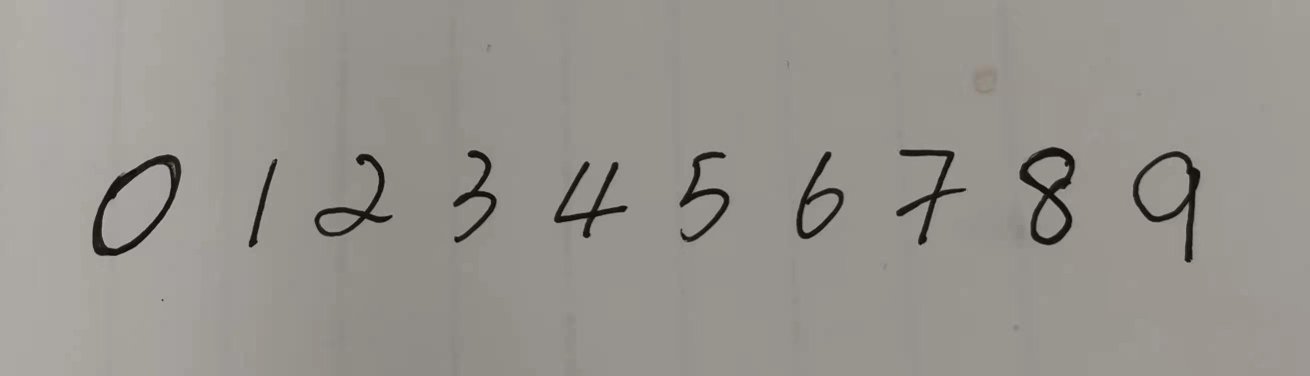
#> input picture plate46.jpg, 2620 x 752 px, found by its file name (shown at 1/2 size)
$ jupyter execute --allow-errors NumDectStage1_ProcessRealImage.ipynb   (shell and % lines are left out)
#> lines starting #> are read from the running program, lines starting #| are printed output that depends on the picture; after the words box and inside, x2 and y2 are one past the last pixel; in counts of white or black regions, pixels touching at a corner belong together
### split_img.py
import numpy as np

def image_split_column(img:np.ndarray)->list:
    '''
    Function description:
    Splite the image by column. Calculate the number of elements with a value of 255 in each column.
    When the number of 255 changes from zero to non-zero, it indicates the beginning of the digits area. Use startList to record the starting column index.
    When the number of 255 changes from non-zero to zero, it indicates the end of the digits area. Use endList to recorder the end column index.
    Use flag to represent the current state, outside or inside the digits area.

    parameters
        img: input image to be splited by column.
        return: output image after splited by column. It is a list and its elements are np.ndarray.
    '''

    # find out the number of columns in the original image
    # create a list to record the number of elements with a value of 255 in each column
    column = img.shape[1]
    columnHist = np.zeros(column)

    # count the number of elements with a value of 255 in each column and record it in columnHist
    for i in range(column):
        columnHist[i] = np.sum(img[:,i]==255,dtype=np.uint8)

    # initialize the variables
    flag = 0
    startList = []
    endList = []
    columnHistLength = len(columnHist)

    # find out the start column and the end column by detect the change in rowHist
    for i in range(0,columnHistLength):
        if flag == 0 and columnHist[i]!=0:
            startList.append(i)
            flag = 1
            continue
        if flag == 1 and columnHist[i]==0:
            endList.append(i)
            flag = 0
            continue
        continue

    if len(startList)!=len(endList):
        l = min(len(startList),len(endList))
        startList = startList[0:l]
        endList = endList[0:l]

    # following the startList and the endList, split the digits area from the original image.
    # there maybe several areas.
    imgList = []
    for i in range(0,len(startList)):
        temp = img[:,startList[i]-8:endList[i]+8]
        imgList.append(temp)
    return imgList

def image_split_row(img:np.ndarray)->list:
    '''
    Function description:
    Splite the image by row. Calculate the number of elements with a value of 255 in each row.
    When the number of 255 changes from zero to non-zero, it indicates the beginning of the digits area. Use startList to record the starting row index.
    When the number of 255 changes from non-zero to zero, it indicates the end of the digits area. Use endList to recorder the end row index.
    Use flag to represent the current state, outside or inside the digits area.

    parameters
        img: input image to be splited by row.
        return: output image after splited by row. It is a list and its elements are np.ndarray.
    '''

    # find out the number of rows in the original image
    # create a list to record the number of elements with a value of 255 in each row
    row = img.shape[0]
    rowHist = np.zeros(row)

    # count the number of elements with a value of 255 in each row and record it in rowHist
    for i in range(row):
        rowHist[i] = np.sum(img[i,:]==255)

    # initialize the variables
    flag = 0
    startList = []
    endList = []
    rowHistLength = len(rowHist)

    # your work here
    # find out the start row and the end row by detect the change in rowHist
    # you may need a loop structure
    ##################
    # Your code here #
    for i in range(0,rowHistLength):
        if flag == 0 and rowHist[i]!=0:
            startList.append(i)
            flag = 1
            continue
        if flag == 1 and rowHist[i]==0:
            endList.append(i)
            flag = 0
            continue
        continue

    ##################

    if len(startList)!=len(endList):
        l = min(len(startList),len(endList))
        startList = startList[0:l]
        endList = endList[0:l]

    # following the startList and the endList, split the digits area from the original image.
    # there maybe several areas.
    imgList = []
    for i in range(0,len(startList)):
        temp = img[startList[i]-8:endList[i]+8,:]
        imgList.append(temp)
    return imgList

### NumDectStage1_ProcessRealImage.ipynb
In this module, we will use the training set generated in *CreateTrainSet* to recognize handwritten digits.
Before recognition, we need to do certain preprocessing of the image, including converting the image into a binary one and segmentation

Initialize the environment.

[cell 1]
# number detected related
import cv2
import os
import numpy as np
import math
from lib import imshow
import random
# camera related
from picamera import PiCamera, Color
from time import sleep
import time
import RPi.GPIO as GPIO


# get the project path
PRJ_PATH = os.getcwd()
# OPENCV_data.npz
TRAIN_DATA_NAME = "OPENCV_data.npz"

<mark style=background-color:yellow>We set up a circuit which can control the electrical level of GPIO.7 (input,board pin 7) and GPIO.1 (output,board pin 12) with a botton.
First, we open the PiCamera and choose the file "plate46.jpg" to store the pihcture we take.
Then we set the parameters of the camera including brightness, contrast, resolution and ISO speed.
Start preview with camera.start_preview(). Move the camera to locate it correctly for capturing.
Set the level of input(GPIO.7) as 0 and initialize the output as 1 with GPIO.setup(channel,GPIO.IN,pull_up_down=GPIO.PUD_DOWN) and GPIO.setup(channel,GPIO.OUT,initial=True)
When we press the botton to connect input and output, there's a rise of the level of input, which is detected by GPIO.wait_for_edge(channel,GPIO.RISING), permitting the following capturing program to run.
Clean the GPIO, stop preview and close the camera.</mark>

#> (a cell that did not finish here is left out)

[cell 3]
from split_img import image_split_row, image_split_column

Then we train the KNN with the training data produced eariler in CreateTrainSet.

#> (a cell that did not finish here is left out)

Now we are going to process a real hand-written image as the image shown below.

[cell 5]
image = PRJ_PATH +  "/UserData/plate46.jpg"
img = cv2.imread(image)
#> img is the input picture: shape (752, 2620, 3); mean B, G, R 142.7, 148.5, 151.7
imshow(img)
#> (this line was passed over: lib is not available in this run)

First, let's convert it into a grayscale image with `dst = cv2.cvtColor(src,code)`.

[cell 6]
imgGray = cv2.cvtColor(img,cv2.COLOR_BGR2GRAY)
imshow(imgGray)
#> (this line was passed over: lib is not available in this run)

Then let's convert it into a binary one.

Use `dst=cv2.threshold(src, thresh, maxval, type)` to do so.

Note that the `thresh` parameter need to be tuned manually so that no noisy points presents in the final image.

<mark style=background-color:yellow>这一步用了一个if语句来实现二值化，因为每张图对应二值化的参数是不一样的</mark>

[cell 7]
if image == PRJ_PATH +  "/UserData/plate44.jpg":
    _threshold, imgBin = cv2.threshold(imgGray, 50, 255,cv2.THRESH_BINARY_INV)
    imshow(imgBin)
elif image == PRJ_PATH +  "/UserData/plate53.jpg":
    _threshold, imgBin = cv2.threshold(imgGray, 70, 255,cv2.THRESH_BINARY_INV)
    imshow(imgBin)
elif image == PRJ_PATH +  "/UserData/plate46.jpg":
    _threshold, imgBin = cv2.threshold(imgGray, 141, 255,cv2.THRESH_BINARY_INV)
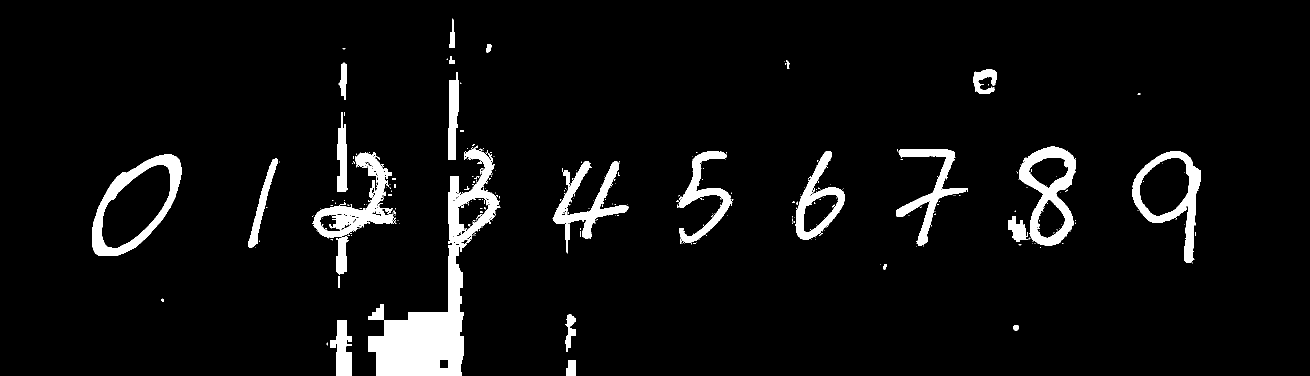
#> imgBin: shape (752, 2620) (shown at 1/2 size); 5.6% white; 364 white regions (325 under 20 px), largest, box (x1, y1, x2, y2) and area: (736, 299, 1001, 752) 32339, (184, 308, 363, 512) 9382, (2038, 293, 2152, 492) 8993
    imshow(imgBin)
#> (this line was passed over: lib is not available in this run)

Now we need to split the image. But this time the image is not in strict grids, which means we cannot use `np.hsplit()` and `np.vsplit()` anymore.

In the previous steps, we have already change the image into a binary one which only contains 0 and 255. 0 represents black which is the background domain, while 255 represents white which is the digits domain. Thus we can determine the boundary of the digits domain by observing the change of the number of 255 in each line by scanning line by line.
Head to [split_img.py](/edit/split_img.py) (line 87) to complete the code.

Run the cell below to see the splitted image.

[cell 8]
imgCol = image_split_column(imgBin)
#> after the loop in image_split_column, `for i in range(column):`: columnHist = 2620 values, max 253 at index 920, min 0 at index 0, mean 36.47
#> in image_split_column, `columnHistLength = len(columnHist)`: columnHistLength = 2620
#> after the loop in image_split_column, `for i in range(0,columnHistLength):`: endList = [363, 556, 560, 625, 1001, 1105, 1257, 1467, 1569, 1580, 1589, 1690, 1761, 1773, 1936, 1994, 2152, 2402]; flag = 0; startList = [184, 496, 559, 624, 626, 1104, 1107, 1353, 1568, 1570, 1584, 1590, 1760, 1766, 1792, 1946, 2016, 2265]
#> the loop in image_split_column, `for i in range(0,len(startList)):` made 18 passes
#> pass 1, in image_split_column, `temp = img[:,startList[i]-8:endList[i]+8]`:
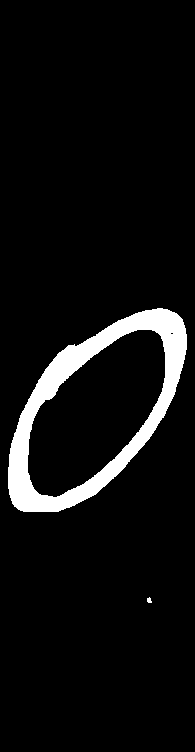
#> temp: shape (752, 195); 6.4% white; 2 white regions, box (x1, y1, x2, y2) and area: (8, 308, 187, 512) 9382, (147, 597, 152, 603) 22
#> pass 2, in image_split_column, `temp = img[:,startList[i]-8:endList[i]+8]`:
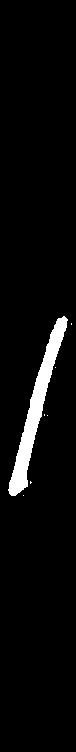
#> temp: shape (752, 76); 4.3% white; 7 white regions (6 under 20 px), largest, box (x1, y1, x2, y2) and area: (8, 316, 68, 496) 2431
#> after the loop in image_split_column, `for i in range(0,len(startList)):`: imgList = 18 items
#> imgCol = 18 items
print(len(imgCol))
#| 18
#> (the rest of this cell did not finish here and is left out)
